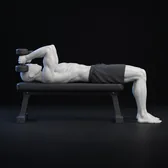
#> input picture app/assets/exercise-photos/dumbbell-skull-crusher.webp, 168 x 168 px
$ python -i exercise-photos.py   (imports and definitions only)
#> lines starting #> are read from the running program, lines starting #| are printed output that depends on the picture; after the words box and inside, x2 and y2 are one past the last pixel; in counts of white or black regions, pixels touching at a corner belong together
#!/usr/bin/env python3
"""Exercise thumbnails from Open Exercise Illustrations (CC0).

Source: https://github.com/hitmanrepo/open-exercise-illustrations (CC0 1.0,
AI-generated renders, not reviewed by a coach). Clone it anywhere and run:

    python3 scripts/exercise-photos.py <path to the clone>

It writes one square WebP per source image to app/assets/exercise-photos/,
app/assets/exercise-photos/manifest.json (every built-in: its source image,
or none) and app/src/lib/exercisePhotos.ts (the require map the app uses).
Needs Pillow. Our ids drop the `x-` prefix here.
"""
import json
import os
import sys

from PIL import Image

ROOT = os.path.dirname(os.path.dirname(os.path.abspath(__file__)))
OUT = os.path.join(ROOT, 'app', 'assets', 'exercise-photos')
SIZE = 168  # 56 pt at 3x

# exact: same movement and equipment. stand-in: a variant that looks the same
# in a still (a paused bench press is a bench press). Different equipment never
# counts. Anything not listed has no image.
E, S = 'exact', 'stand-in'
MAP = {
    # chest
    'bench-press-barbell': ('bench-press', E), 'bench-press-dumbbell': ('dumbbell-chest-press', E),
    'bench-press-smith-machine': ('smith-machine-bench-press', E), 'incline-bench-press-barbell': ('incline-bench-press', E),
    'incline-bench-press-dumbbell': ('incline-dumbbell-press', E), 'incline-bench-press-smith-machine': ('smith-machine-incline-press', E),
    'decline-bench-press-barbell': ('decline-bench-press', E), 'decline-bench-press-dumbbell': ('dumbbell-decline-press', E),
    'close-grip-bench-press-barbell': ('close-grip-bench-press', E), 'bench-press-wide-grip-barbell': ('wide-grip-bench-press', E),
    'floor-press-barbell': ('barbell-floor-press', E), 'floor-press-dumbbell': ('dumbbell-floor-press', E),
    'paused-bench-press-barbell': ('bench-press', S), 'spoto-press-barbell': ('bench-press', S),
    'chest-press-machine': ('chest-press-machine', E), 'chest-press-cable': ('standing-cable-chest-press', E),
    'incline-chest-press-machine': ('plate-loaded-incline-chest-press', S),
    'chest-fly-dumbbell': ('dumbbell-fly', E), 'chest-fly-machine': ('pec-deck', E), 'chest-fly-cable': ('cable-crossover', E),
    'incline-chest-fly-dumbbell': ('incline-dumbbell-fly', E), 'incline-chest-fly-cable': ('cable-fly-low-to-high', S),
    'cable-crossover-cable': ('cable-crossover', E), 'low-cable-fly-cable': ('cable-fly-low-to-high', E),
    'push-up': ('push-up', E), 'push-up-weighted': ('push-up', S),
    'chest-dip': ('dips', E), 'chest-dip-weighted': ('dips', S), 'chest-dip-assisted': ('assisted-dip-machine', E),
    'triceps-dip': ('dips', S), 'triceps-dip-weighted': ('dips', S), 'triceps-dip-assisted': ('assisted-dip-machine', S),
    'pullover-dumbbell': ('dumbbell-pullover', E), 'pullover-machine': ('machine-pullover', E),
    'straight-arm-pulldown-cable': ('straight-arm-pulldown', E),
    # hinge and back
    'deadlift-barbell': ('deadlift', E), 'deadlift-trap-bar': ('trap-bar-deadlift', E), 'sumo-deadlift-barbell': ('sumo-deadlift', E),
    'deficit-deadlift-barbell': ('deadlift', S), 'paused-deadlift-barbell': ('deadlift', S), 'rack-pull-barbell': ('rack-pull', E),
    'romanian-deadlift-barbell': ('romanian-deadlift', E), 'romanian-deadlift-dumbbell': ('dumbbell-romanian-deadlift', E),
    'romanian-deadlift-smith-machine': ('smith-machine-romanian-deadlift', E),
    'stiff-leg-deadlift-barbell': ('romanian-deadlift', S), 'stiff-leg-deadlift-dumbbell': ('dumbbell-romanian-deadlift', S),
    'single-leg-romanian-deadlift-dumbbell': ('single-leg-romanian-deadlift', E),
    'bent-over-row-barbell': ('bent-over-row', E), 'bent-over-row-underhand-barbell': ('reverse-grip-barbell-row', E),
    'pendlay-row-barbell': ('pendlay-row', E), 'bent-over-one-arm-row-dumbbell': ('dumbbell-row', E), 'kroc-row-dumbbell': ('dumbbell-row', S),
    'meadows-row-barbell': ('meadows-row', E), 't-bar-row': ('t-bar-row', E), 'chest-supported-t-bar-row-machine': ('chest-supported-t-bar-row', E),
    'chest-supported-row-dumbbell': ('chest-supported-dumbbell-row', E), 'chest-supported-row-machine': ('machine-row', S),
    'helms-row-dumbbell': ('chest-supported-dumbbell-row', S),
    'seated-row-cable': ('seated-cable-row', E), 'seated-row-machine': ('machine-row', E), 'seated-wide-grip-row-cable': ('seated-cable-row', S),
    'single-arm-row-cable': ('single-arm-cable-row', E), 'high-row-machine': ('machine-high-row', E),
    'lat-pulldown-cable': ('lat-pulldown', E), 'lat-pulldown-machine': ('lat-pulldown', S),
    'lat-pulldown-close-grip-cable': ('close-grip-lat-pulldown', E), 'lat-pulldown-wide-grip-cable': ('lat-pulldown', S),
    'lat-pulldown-underhand-cable': ('reverse-grip-lat-pulldown', E),
    'pull-up': ('pull-up', E), 'pull-up-weighted': ('pull-up', S), 'pull-up-assisted': ('assisted-pull-up', E),
    'wide-grip-pull-up': ('wide-grip-pull-up', E), 'neutral-grip-pull-up': ('neutral-grip-pull-up', E),
    'chin-up': ('chin-up', E), 'chin-up-weighted': ('chin-up', S), 'chin-up-assisted': ('assisted-pull-up', S),
    'back-extension': ('back-extensions', E), 'back-extension-barbell': ('back-extensions', S), 'back-extension-weighted': ('back-extensions', S),
    'reverse-hyperextension-machine': ('reverse-hyperextension', S),
    'shrug-barbell': ('shrugs', E), 'shrug-dumbbell': ('dumbbell-shrug', E), 'shrug-smith-machine': ('smith-machine-shrug', E),
    # shoulders
    'overhead-press-barbell': ('overhead-press', E), 'seated-overhead-press-dumbbell': ('dumbbell-shoulder-press', E),
    'seated-overhead-press-smith-machine': ('smith-machine-overhead-press', S), 'shoulder-press-smith-machine': ('smith-machine-overhead-press', E),
    'shoulder-press-machine': ('shoulder-press-machine', E), 'arnold-press-dumbbell': ('arnold-press', E),
    'push-press-barbell': ('push-press', E), 'landmine-press-barbell': ('landmine-press', E),
    'lateral-raise-dumbbell': ('lateral-raises', E), 'lateral-raise-machine': ('machine-lateral-raise', E),
    'lateral-raise-cable': ('cable-lateral-raise', E), 'seated-lateral-raise-dumbbell': ('lateral-raises', S),
    'leaning-lateral-raise-cable': ('cable-lateral-raise', S), 'cuffed-lateral-raise-cable': ('cable-lateral-raise', S),
    'front-raise-dumbbell': ('front-raises', E), 'front-raise-cable': ('cable-front-raise', E),
    'upright-row-dumbbell': ('dumbbell-upright-row', E), 'upright-row-cable': ('cable-upright-row', E),
    'face-pull-cable': ('face-pulls', E), 'reverse-fly-machine': ('reverse-pec-deck', E),
    'handstand-push-up': ('handstand-push-up', E), 'y-raise-cable': ('cable-y-raise', E), 'external-rotation-cable': ('cable-external-rotation', E),
    # arms
    'bicep-curl-barbell': ('barbell-curl', E), 'bicep-curl-ez-bar': ('ez-bar-curl', E), 'bicep-curl-dumbbell': ('biceps-curl', E),
    'bicep-curl-machine': ('machine-preacher-curl', S), 'bicep-curl-cable': ('cable-curl', E),
    'seated-bicep-curl-dumbbell': ('seated-dumbbell-curl', E), 'incline-curl-dumbbell': ('incline-dumbbell-curl', E),
    'preacher-curl-ez-bar': ('preacher-curl', E), 'preacher-curl-dumbbell': ('dumbbell-preacher-curl', E),
    'preacher-curl-machine': ('machine-preacher-curl', E), 'spider-curl-ez-bar': ('spider-curl', E),
    'concentration-curl-dumbbell': ('concentration-curl', E), 'hammer-curl-dumbbell': ('hammer-curls', E),
    'hammer-curl-cable': ('rope-hammer-curl', E), 'zottman-curl-dumbbell': ('zottman-curl', E),
    'triceps-pushdown-cable': ('tricep-pushdowns', E), 'triceps-pushdown-rope-cable': ('tricep-pushdowns', S),
    'overhead-triceps-extension-cable': ('cable-overhead-triceps-extension', E), 'overhead-triceps-extension-dumbbell': ('overhead-triceps-extension', E),
    'skullcrusher-ez-bar': ('skull-crushers', E), 'skullcrusher-dumbbell': ('dumbbell-skull-crusher', E),
    'triceps-extension-machine': ('machine-triceps-extension', E), 'triceps-kickback-dumbbell': ('dumbbell-kickback', E),
    'triceps-kickback-cable': ('cable-triceps-kickback', E),
    'wrist-curl-barbell': ('wrist-curl', E), 'wrist-curl-dumbbell': ('dumbbell-wrist-curl', E),
    'reverse-wrist-curl-barbell': ('reverse-wrist-curl', E), 'reverse-wrist-curl-dumbbell': ('dumbbell-reverse-wrist-curl', E),
    'dead-hang': ('dead-hang', E),
    # legs
    'squat-barbell': ('squat', E), 'squat-smith-machine': ('smith-machine-squat', E), 'front-squat-barbell': ('front-squat', E),
    'zercher-squat-barbell': ('zercher-squat', E), 'paused-squat-barbell': ('squat', S),
    'hack-squat-machine': ('hack-squat', E), 'squat-press-machine': ('v-squat', S), 'pendulum-squat-machine': ('pendulum-squat', E),
    'belt-squat-machine': ('belt-squat', E), 'goblet-squat-dumbbell': ('goblet-squat', E), 'pistol-squat': ('pistol-squat', E),
    'leg-press-machine': ('leg-press', E), 'seated-leg-press-machine': ('seated-leg-press', E), 'single-leg-press-machine': ('single-leg-leg-press', E),
    'split-squat-barbell': ('barbell-split-squat', E), 'split-squat-dumbbell': ('dumbbell-lunge', S), 'split-squat-smith-machine': ('smith-machine-lunge', S),
    'bulgarian-split-squat-dumbbell': ('bulgarian-split-squat', E),
    'lunge-dumbbell': ('dumbbell-lunge', E), 'lunge-barbell': ('barbell-lunge', E),
    'walking-lunge-dumbbell': ('dumbbell-lunge', S), 'walking-lunge-barbell': ('barbell-lunge', S),
    'reverse-lunge-barbell': ('barbell-reverse-lunge', E), 'reverse-lunge-dumbbell': ('dumbbell-reverse-lunge', E),
    'reverse-lunge-smith-machine': ('smith-machine-lunge', S), 'deficit-reverse-lunge-dumbbell': ('dumbbell-reverse-lunge', S),
    'step-up-dumbbell': ('dumbbell-step-up', E), 'good-morning-barbell': ('good-morning', E),
    'leg-extension-machine': ('leg-extension', E), 'single-leg-extension-machine': ('leg-extension', S), 'sissy-squat': ('sissy-squat', E),
    'seated-leg-curl-machine': ('seated-leg-curl', E), 'lying-leg-curl-machine': ('leg-curl', E),
    'standing-leg-curl-machine': ('standing-leg-curl-machine', E), 'single-leg-curl-machine': ('standing-leg-curl-machine', S),
    'nordic-hamstring-curl': ('nordic-hamstring-curl', E), 'glute-ham-raise': ('glute-ham-raise', E), 'reverse-nordic': ('reverse-nordic', E),
    'hip-thrust-barbell': ('hip-thrusts', E), 'hip-thrust-dumbbell': ('dumbbell-hip-thrust', E),
    'hip-thrust-smith-machine': ('smith-machine-hip-thrust', E), 'hip-thrust-machine': ('hip-thrust-machine', E),
    'glute-bridge-barbell': ('barbell-glute-bridge', E), 'glute-kickback-cable': ('cable-kickback', E),
    'glute-kickback-machine': ('machine-glute-kickback', E), 'hip-abduction-machine': ('hip-abduction-machine', E),
    'hip-abduction-cable': ('standing-cable-hip-abduction', E), 'hip-adduction-machine': ('hip-adduction-machine', E),
    'copenhagen-plank': ('copenhagen-plank', E),
    'standing-calf-raise-machine': ('standing-calf-raise-machine', E), 'standing-calf-raise-smith-machine': ('smith-machine-calf-raise', E),
    'calf-raise-dumbbell': ('dumbbell-calf-raise', E), 'seated-calf-raise-machine': ('seated-calf-raise-machine', E),
    'calf-press-on-leg-press-machine': ('leg-press-calf-raise', E),
    'tibialis-raise': ('wall-tibialis-raise', E), 'tibialis-raise-machine': ('tibialis-raise-machine', E),
    'cable-pull-through': ('cable-pull-through', E),
    # core
    'crunch': ('crunches', E), 'crunch-machine': ('machine-abdominal-crunch', E), 'crunch-weighted': ('crunches', S),
    'cable-crunch-cable': ('cable-crunch', E), 'decline-crunch': ('decline-crunch', E), 'decline-crunch-weighted': ('decline-crunch', S),
    'reverse-crunch': ('reverse-crunch', E), 'hanging-leg-raise': ('hanging-leg-raise', E), 'hanging-leg-raise-weighted': ('hanging-leg-raise', S),
    'hanging-knee-raise': ('hanging-knee-raise', E), 'captain-s-chair-leg-raise': ('captains-chair-knee-raise', S),
    'ab-wheel': ('ab-wheel-rollout', E), 'pallof-press-cable': ('pallof-press', E), 'plank': ('plank', E), 'side-plank': ('side-plank', E),
    'side-bend-dumbbell': ('dumbbell-side-bend', E),
    # olympic, carries, cardio
    'clean-barbell': ('power-clean', S), 'power-clean-barbell': ('power-clean', E), 'hang-clean-barbell': ('hang-clean', E),
    'snatch-barbell': ('snatch', E), 'power-snatch-barbell': ('snatch', S), 'push-jerk-barbell': ('push-jerk', E),
    'kettlebell-swing': ('kettlebell-swing', E), 'farmer-s-walk-dumbbell': ('farmers-walk', E),
    'running-treadmill': ('treadmill-run', E), 'walking-treadmill': ('treadmill-incline-walk', S), 'incline-walk-treadmill': ('treadmill-incline-walk', E),
    'cycling-indoor': ('stationary-bike', E), 'rowing-machine': ('rowing-machine', E), 'elliptical-trainer': ('elliptical', E),
    'stair-climber': ('stair-climber', E), 'ski-erg': ('ski-machine', E), 'air-bike': ('air-bike', E),
}

# The frame that shows the movement best; 'end' (or 'hold') unless named here.
# These ends are just someone standing upright; the start shows the lift.
FRAME = {name: 'start' for name in (
    'deadlift', 'rack-pull', 'sumo-deadlift', 'trap-bar-deadlift', 'cable-pull-through', 'zottman-curl',
    'tricep-pushdowns', 'straight-arm-pulldown', 'dumbbell-step-up', 'push-up', 'ab-wheel-rollout')}


# [8 lines left out: function frame_of, not called in this run]


def crop(path):
    """A square around the figure (the light pixels), with room for what it holds.
    Lying exercises come as wide images: the square then reaches past the top and
    bottom, which get the background's colour."""
    im = Image.open(path).convert('RGB')
#> im is the input picture: PIL image 168x168 RGB; mean R, G, B 30.9, 31.9, 34.5
    w, h = im.size
#> w = 168; h = 168
    lum = im.convert('L').point(lambda v: 255 if v > 95 else 0)
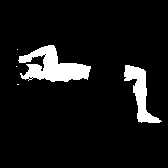
#> lum: PIL image 168x168 L; 8% white; 5 white regions (3 under 20 px), largest, box (x1, y1, x2, y2) and area: (18, 45, 91, 82) 1435, (124, 65, 162, 123) 809
    x0, y0, x1, y1 = lum.getbbox() or (0, 0, w, h)
#> x0 = 16; y0 = 45; x1 = 162; y1 = 123
    side = max(x1 - x0, y1 - y0) * 1.15
#> side = 167.9
    cx, cy = (x0 + x1) / 2, (y0 + y1) / 2
#> cx = 89; cy = 84
    if side <= min(w, h):
        left = min(max(cx - side / 2, 0), w - side)
#> left = 0.1
        top = min(max(cy - side / 2, 0), h - side)
#> top = 0.05
        return im.crop((round(left), round(top), round(left + side), round(top + side))).resize((SIZE, SIZE), Image.LANCZOS)
    side = round(side)
    edge = [im.getpixel((x, y)) for x in range(0, w, 8) for y in (0, h - 1)] + [im.getpixel((x, y)) for y in range(0, h, 8) for x in (0, w - 1)]
    bg = tuple(sorted(c[i] for c in edge)[len(edge) // 2] for i in range(3))
    out = Image.new('RGB', (side, side), bg)
    left = round(min(max(cx - side / 2, min(0, w - side)), max(0, w - side)))
    top = round(min(max(cy - side / 2, min(0, h - side)), max(0, h - side)))
    out.paste(im, (-left, -top))
    return out.resize((SIZE, SIZE), Image.LANCZOS)


# [39 lines left out: function main, not called in this run]


# [2 lines not run here, left out]

>>> result = crop('../app/assets/exercise-photos/dumbbell-skull-crusher.webp')
